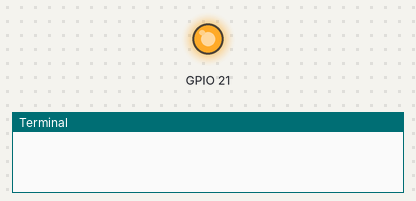
A program run on a simulated Raspberry Pi (BCM pin numbers). Shown: output pins drawn as LEDs (lit = HIGH), the last lines printed to the terminal.

Above: at 0.5 s.
At 6.4 s:
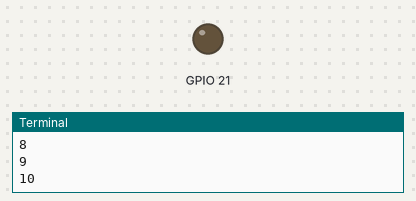
Timing chart, 0 to 9.1 s (numbered marks = the images above):
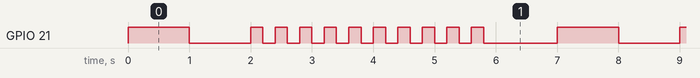

The program:

LED.py
```python
#LEDのON, OFF, FLASHを試すプログラム


import RPi.GPIO as GPIO
import time
GPIO.setmode(GPIO.BCM)
GPIO.setup(21, GPIO.OUT)

def on():
	GPIO.output(21, True)

def off():
	GPIO.output(21, False)

def flash():
	i=0
	while i<10:
		GPIO.output(21, True)
		time.sleep(0.2)
		GPIO.output(21, False)
		time.sleep(0.2)
		i+=1
		print(i)

try:
	while 1:
		on()
		time.sleep(1)
		off()
		time.sleep(1)
		flash()
		time.sleep(1)
except KeyboardInterrupt:
	pass
GPIO.cleanup()
```

Measured:
- by itself, GPIO 21: moves between LOW and HIGH, repeating every 7.0 s
- by itself, everything shown: repeats every 7.0 s, in 22 steps
